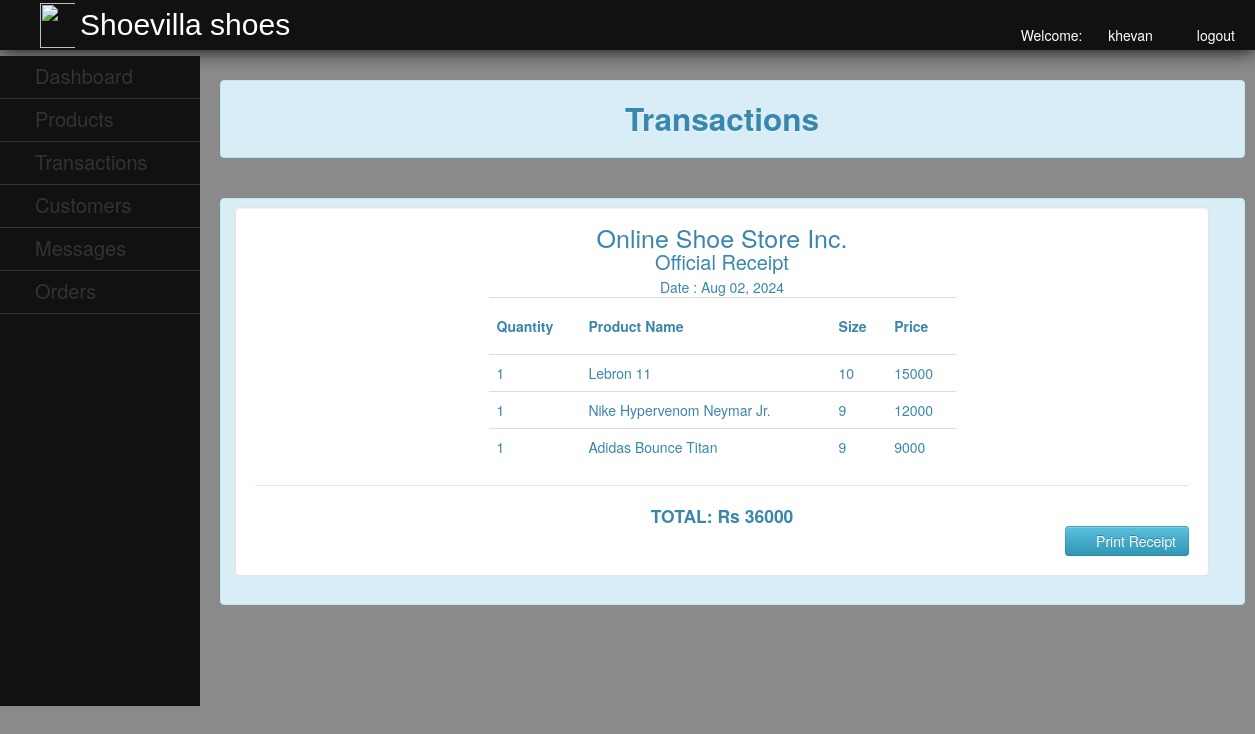
Page /admin/receipt.php?tid=866 (signed in) on the committed database.
### tables this page shows
CREATE TABLE `transaction_detail` (
  `transacton_detail_id` int(11) NOT NULL,
  `product_id` int(11) NOT NULL,
  `order_qty` int(11) NOT NULL,
  `transaction_id` int(11) NOT NULL
);

CREATE TABLE `product` (
  `product_id` int(11) NOT NULL,
  `product_name` varchar(50) NOT NULL,
  `product_price` varchar(50) NOT NULL,
  `product_size` varchar(50) NOT NULL,
  `product_image` varchar(500) NOT NULL,
  `brand` varchar(100) NOT NULL,
  `category` varchar(50) NOT NULL
);

CREATE TABLE `transaction` (
  `transaction_id` int(11) NOT NULL,
  `customerid` int(11) NOT NULL,
  `amount` int(11) NOT NULL,
  `order_stat` varchar(100) NOT NULL,
  `order_date` varchar(50) NOT NULL
);

### admin/receipt.php (the view, shortened to what this page needs)
<?php
	include("../db/dbconn.php");
?>
<!DOCTYPE html>
<html>
<head>
	<link rel = "stylesheet" type = "text/css" href="../css/style.css" media="all">
	<link rel="stylesheet" type="text/css" href="../css/bootstrap.css">
		<link href="../facefiles/facebox.css" media="screen" rel="stylesheet" type="text/css" />
</head>
<body>
	<div id="header" style="position:fixed;">
		<img src="../img/logo.jpg">
		<label>Shoevilla shoes</label>
			<?php
				$id = (int) $_SESSION['id'];
					$query = $conn->query ("SELECT * FROM admin WHERE adminid = '$id' ") or die (mysqli_error());
					$fetch = $query->fetch_array ();
			?>
			<ul>
				<li><a href="../function/admin_logout.php"><i class="icon-off icon-white"></i>logout</a></li>
				<li>Welcome:&nbsp;&nbsp;&nbsp;<i class="icon-user icon-white"></i><?php echo $fetch['username']; ?></a></li>
			</ul>
	</div>
	<br>
	<div id="leftnav">
		<ul>
			<li><a href="admin_home.php" style="color:#333;">Dashboard</a></li>
			<li><a href="admin_home.php">Products</a>
			</li>
			<li><a href="transaction.php">Transactions</a></li>
			<li><a href="customer.php">Customers</a></li>
			<li><a href="message.php">Messages</a></li>
			<li><a href="order.php">Orders</a></li>
		</ul>
	</div>
	<div id="rightcontent" style="position:absolute; top:10%;">
			<div class="alert alert-info"><center><h2>Transactions	</h2></center></div>
			<br />
			<div class="alert alert-info">
			<form method="post" class="well"  style="background-color:#fff; overflow:hidden;">
	<div id="printablediv">
	<center>
	<table class="table" style="width:50%;">
	<label style="font-size:25px;">Online Shoe Store Inc.</label>
	<label style="font-size:20px;">Official Receipt</label>
		<tr>
			<th><h5>Quantity</h5></td>
			<th><h5>Product Name</h5></td>
			<th><h5>Size</h5></td>
			<th><h5>Price</h5></td>
		</tr>
		<?php
		$t_id = $_GET['tid'];
		$query = $conn->query("SELECT * FROM transaction WHERE transaction_id = '$t_id'") or die (mysqli_error());
		$fetch = $query->fetch_array();
		$amnt = $fetch['amount'];
		$query2 = $conn->query("SELECT * FROM transaction_detail LEFT JOIN product ON product.product_id = transaction_detail.product_id WHERE transaction_detail.transaction_id = '$t_id'") or die (mysqli_error());
		while($row = $query2->fetch_array()){
		$pname = $row['product_name'];
		$psize = $row['product_size'];
		$pprice = $row['product_price'];
		$oqty = $row['order_qty'];
		echo "<tr>";
		echo "<td>".$oqty."</td>";
		echo "<td>".$pname."</td>";
		echo "<td>".$psize."</td>";
		echo "<td>".$pprice."</td>";
		echo "</tr>";
		}
		?>
	</table>
	<legend></legend>
	<h4>TOTAL: Rs <?php echo $amnt; ?></h4>
	</center>
	</div>
	<div class='pull-right'>
	<div class="add"><a onclick="javascript:printDiv('printablediv')" name="print" style="cursor:pointer;" class="btn btn-info"><i class="icon-white icon-print"></i> Print Receipt</a></div>
	</div>
	</form>
			</div>
			</div>
</body>
</html>

### css/style.css (style rules this page uses)
body { background:url(../images/bg.png) repeat scroll left top #e7ebf2; }
#header { height:50px; width:100%; background-color:#111; color:#fff; text-indent:10px; -webkit-box-shadow:0px 0px 20px 0px black; -moz-box-shadow:0px 0px 20px 0px black; box-shadow:0px 0px 20px 0px black; }
#header img { position:absolute; height:45px; width:45px; margin-left:20px; margin-top:2.5px; }
#header label { position:relative; top:15px; color:#fff; text-indent:80px; font-size:30px; clear:both; font-family:arial; }
#header ul { list-style-type:none; position:relative; }
#header ul li { display:inline; position:relative; float:right; margin-right:20px; }
#header ul li a { text-decoration:none; color:#fff; }
#leftnav { position:fixed; background-color:#111; width:200px; top:7%; height:650px; }
#leftnav ul { list-style-type:none; text-indent:35px; right:25px; position:relative; }
#leftnav ul li { border-bottom:1px solid #333; padding-top:10px; padding-bottom:10px; width:200px; }
#leftnav ul li a { text-decoration:none; color:#333; font-size:20px; }
#rightcontent { position:relative; width:1025px; top:50px; left:220px; z-index:-99999; }

### rows in the picture
transaction_detail: order_qty "1", product.product_name "Lebron 11", product.product_size "10", product.product_price "15000"
transaction_detail: order_qty "1", product.product_name "Nike Hypervenom Neymar Jr.", product.product_size "9", product.product_price "12000"
transaction_detail: order_qty "1", product.product_name "Adidas Bounce Titan", product.product_size "9", product.product_price "9000"
transaction: amount "36000"

### other values in the picture
$fetch['username'] "khevan"
